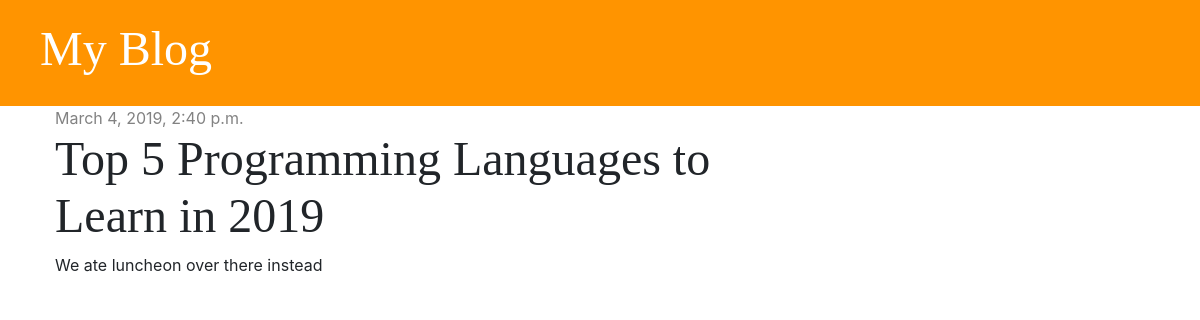
The app's page /post/2/ with its own data.
### blog/models.py (models this page shows, shortened)
class Post(models.Model):
    author = models.ForeignKey('auth.User', on_delete=models.CASCADE)
    title = models.CharField(max_length=200)
    text = models.TextField()
    created_date = models.DateTimeField(default=timezone.now)
    published_date = models.DateTimeField(blank=True, null=True)

### blog/views.py (the view)
# urls.py: path('post/<int:pk>/', views.post_detail, name='post_detail'),
def post_detail(request, pk):
    post = get_object_or_404(Post, pk=pk)
    stuff_for_frontend = {'post': post}
    return render(request, 'blog/post_detail.html', stuff_for_frontend)

### blog/templates/blog/post_detail.html (shortened to what this page needs)
{% extends 'blog/base.html' %}
{% block content %}
    <div class="post">
        {% if post.published_date %}
            <div class="date">
                {{ post.published_date }}
            </div>
        {% endif %}
        <h1>{{ post.title }}</h1>
        <p>{{ post.text|linebreaksbr }}</p>
    </div>
{% endblock %}

### blog/static/css/blog.css (style rules this page uses)
h1, h2, h3, h4 { font-family: 'Tangerine', 'Inconsolata', 'Droid Sans', serif; font-size: 48px; }
.date { color: #828282; }
.post { margin-bottom: 70px; }

### records on screen
Post: published_date "March 4, 2019, 2:40 p.m.", title "Top 5 Programming Languages to Learn in 2019", text "We ate luncheon over there instead"
